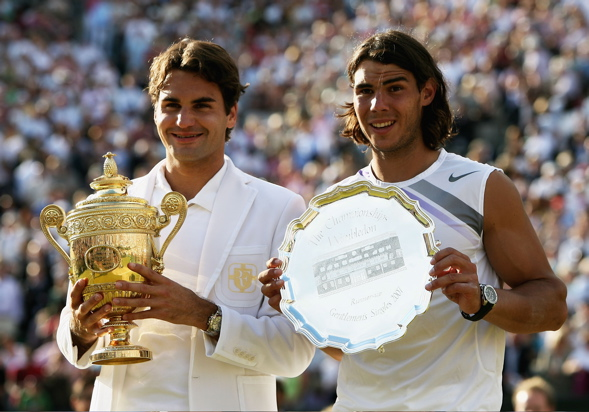
#> input picture computer-vision/face-detection/Haar-Cascade/images/test2.jpg, 589 x 412 px
$ jupyter execute face-detection-example.ipynb
#> lines starting #> are read from the running program, lines starting #| are printed output that depends on the picture; after the words box and inside, x2 and y2 are one past the last pixel; in counts of white or black regions, pixels touching at a corner belong together
# OpenCV Cascade Classifier Demonstration

This file was written while I was following this [guide](https://docs.opencv.org/3.4.1/d7/d8b/tutorial_py_face_detection.html) to learn about OpenCV face detection APIs. The code was borrowed from the article but I added some more details to the code for future reference.

---

First, we import the opencv library.

[cell 1]
import cv2 as cv

Next, we create objects of OpenCV's pre-trained cascade classifiers from its data.harrcascades module. In this example, we are going to find all eyes and faces in the image, so we will need two classifiers for that.

[cell 2]
path = cv.data.haarcascades
face_cascade = cv.CascadeClassifier(path + 'haarcascade_frontalface_default.xml')
eye_cascade = cv.CascadeClassifier(path + 'haarcascade_eye.xml')

Now we can import the image that we want to use for our purpose and convert it to grayscale mode for processing.

[cell 3]
img = cv.imread('images/test2.jpg')
#> img is the input picture: shape (412, 589, 3); mean B, G, R 117.5, 125.2, 135.7
gray = cv.cvtColor(img, cv.COLOR_BGR2GRAY)
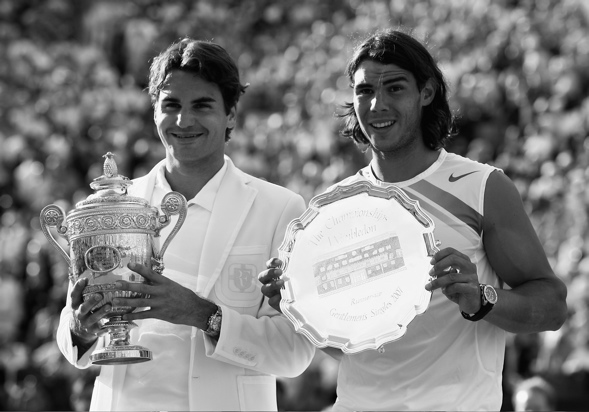
#> gray: shape (412, 589); min 0, max 255, mean 127.5

Here comes the fun part. We want to find all faces in the image, we will use the detectMultiScale function. It takes in the image, scaleFactor, and minNeighbors as inputs, and outputs a list of tuples for the faces detected.

For each face detected, we want to put a bounding box around it. After that, we want to find the eyes within the box, so repeat the same procedure. The parameters of the rectangle function are the image, point 1 (top left corner), point 2 (bottom right corner), color of the line, and thickness of the line.

[cell 4]
faces = face_cascade.detectMultiScale(gray, 1.1, 3)
#> faces = [[339, 59, 81, 81], [147, 74, 82, 82]]
for (x,y,w,h) in faces:
    cv.rectangle(img,(x,y),(x+w,y+h),(255,0,0),2)
    roi_gray = gray[y:y+h, x:x+w]
    roi_color = img[y:y+h, x:x+w]
    eyes = eye_cascade.detectMultiScale(roi_gray)
    for (ex,ey,ew,eh) in eyes:
        cv.rectangle(roi_color,(ex,ey),(ex+ew,ey+eh),(0,255,0),2)
#> this loop made 2 passes
#> (x, y, w, h, eyes) on pass 1: (339, 59, 81, 81, [[44, 19, 23, 23]])
#> pass 1, `roi_gray = gray[y:y+h, x:x+w]`:
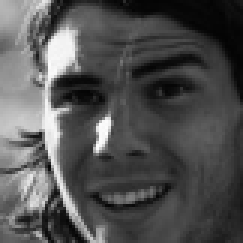
#> roi_gray: shape (81, 81) (shown 3 times larger); min 3, max 254, mean 81.2
#> pass 1, `roi_color = img[y:y+h, x:x+w]`:
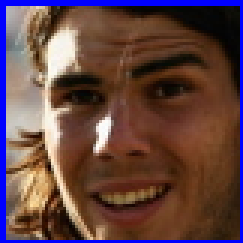
#> roi_color: shape (81, 81, 3) (shown 3 times larger); mean B, G, R 68.1, 68.7, 98.2
#> pass 2, `roi_gray = gray[y:y+h, x:x+w]`:
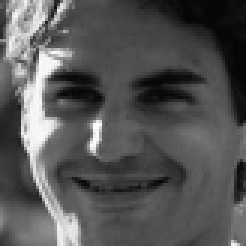
#> roi_gray: shape (82, 82) (shown 3 times larger); min 4, max 253, mean 85.5
#> pass 2, `roi_color = img[y:y+h, x:x+w]`:
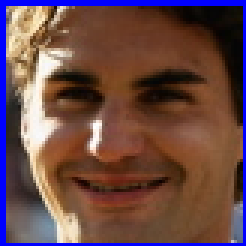
#> roi_color: shape (82, 82, 3) (shown 3 times larger); mean B, G, R 71.3, 72.8, 105.1
#> after the loop:
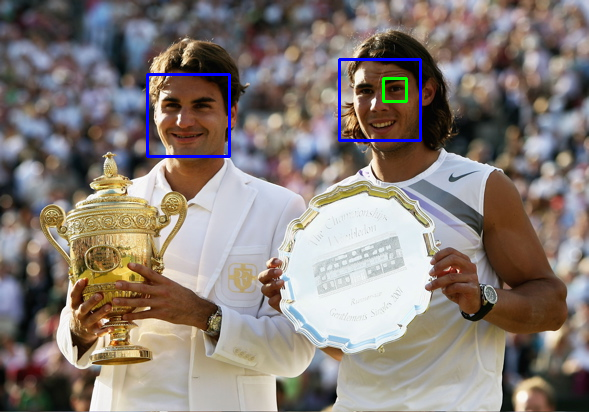
#> img: shape (412, 589, 3); 0.91% of pixels changed, all inside (x1, y1, x2, y2) = (146, 58, 422, 158)

$ run again, with computer-vision/face-detection/Haar-Cascade/images/test1.jpg copied over computer-vision/face-detection/Haar-Cascade/images/test2.jpg
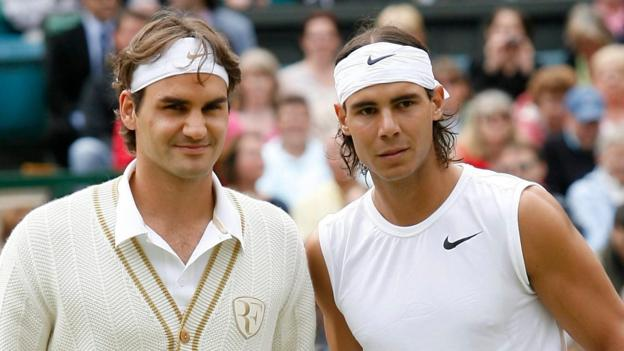
#> input picture computer-vision/face-detection/Haar-Cascade/images/test1.jpg, 624 x 351 px
#> img is the input picture: shape (351, 624, 3); mean B, G, R 138.4, 146.6, 159.1
#> `gray = cv.cvtColor(img, cv.COLOR_BGR2GRAY)`:
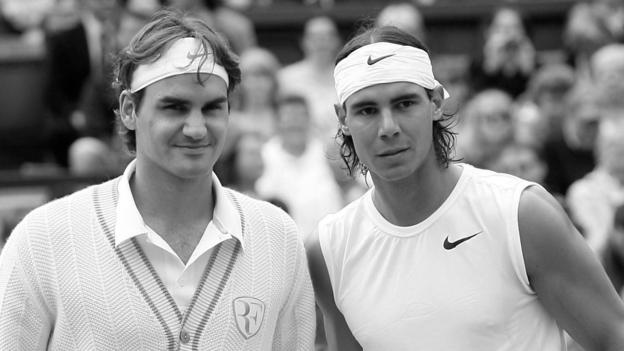
#> gray: shape (351, 624); min 0, max 255, mean 149.4
#> faces = [[113, 21, 30, 30], [326, 61, 119, 119], [135, 64, 116, 116]]
#> the loop `for (x,y,w,h) in faces:` made 3 passes
#> (x, y, w, h, eyes) on passes 2 to 3: (326, 61, 119, 119, [[60, 28, 30, 30], [28, 37, 25, 25]]), (135, 64, 116, 116, [[18, 34, 22, 22], [62, 30, 27, 27]])
#> after the loop `for (x,y,w,h) in faces:`:
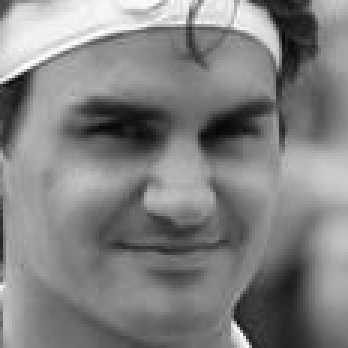
#> roi_gray: shape (116, 116) (shown 3 times larger); min 4, max 254, mean 129.3
